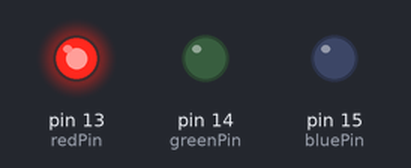
The sketch below on a simulated Arduino Uno, built with avr-gcc and run on an emulated ATmega328P. Shown: output pins drawn as LEDs (lit = HIGH).

Above: at 0.5 s.
At 2.5 s:
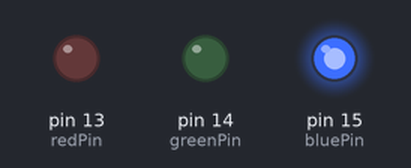
At 3.5 s:
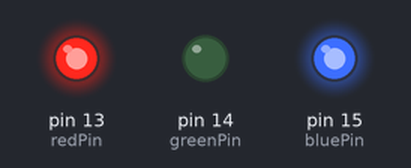
At 5.5 s:
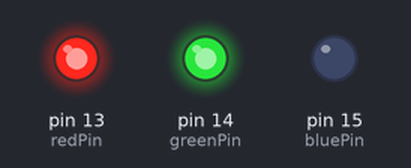
At 8.5 s:
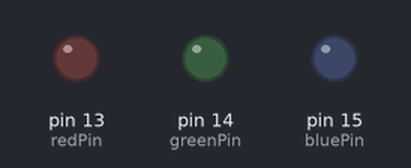
At 11.5 s:
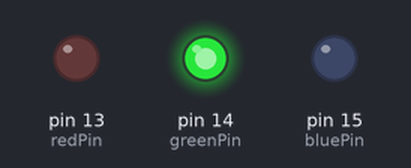
Timing chart, 0 to 13.0 s (numbered marks = the images above):
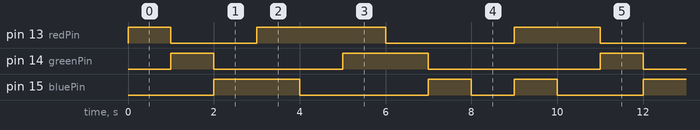

Measured:
- by itself, pin 13 (redPin): repeats every 10.0 s: LOW 2.0 s, HIGH 3.0 s, LOW 3.0 s, HIGH 2.0 s
- by itself, pin 14 (greenPin): repeats every 10.0 s: LOW 3.0 s, HIGH 2.0 s, LOW 4.0 s, HIGH 1.0 s
- by itself, pin 15 (bluePin): repeats every 10.0 s: LOW 3.0 s, HIGH 1.0 s, LOW 1.0 s, HIGH 1.0 s, LOW 2.0 s, HIGH 2.0 s

The sketch:

2.4_colorful_light.ino
```cpp
const int redPin = 13;
const int greenPin = 14;
const int bluePin = 15;

void setup()
{
  pinMode(redPin, OUTPUT);
  pinMode(greenPin, OUTPUT);
  pinMode(bluePin, OUTPUT);
}

void loop()
{
  color(255, 0, 0); //  red
  delay(1000);
  color(0,255, 0); //  green
  delay(1000);
  color(0, 0, 255); //  blue
  delay(1000);

  color(255,0,252); // red
  delay(1000);
  color(237,109,0); //  orange
  delay(1000);
  color(255,215,0); //  yellow
  delay(1000);
  color(34,139,34); //  green
  delay(1000);
  color(0,112,255); //  blue
  delay(1000);
  color(0,46,90); //   indigo
  delay(1000);
  color(128,0,128); //  purple
  delay(1000);
}

void color (unsigned char red, unsigned char green, unsigned char blue)
{
  analogWrite(redPin, red);
  analogWrite(greenPin, green);
  analogWrite(bluePin, blue);
}
```
